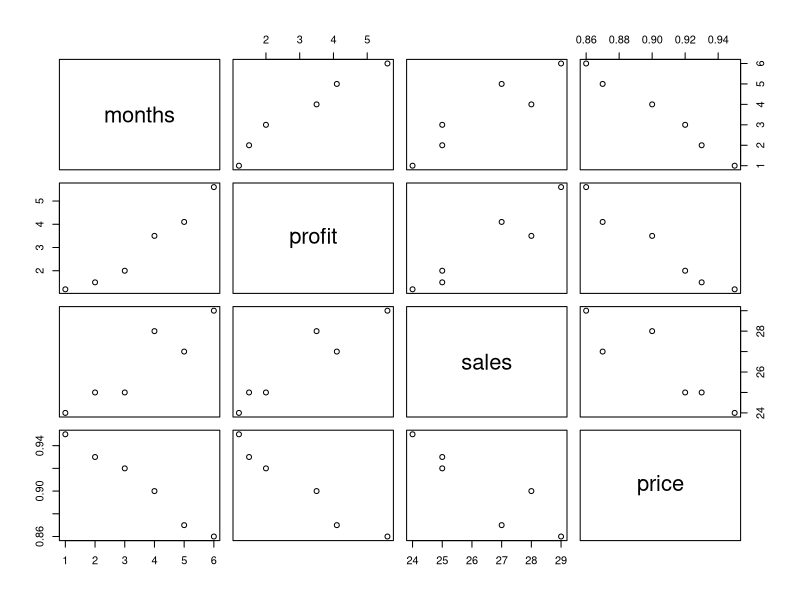
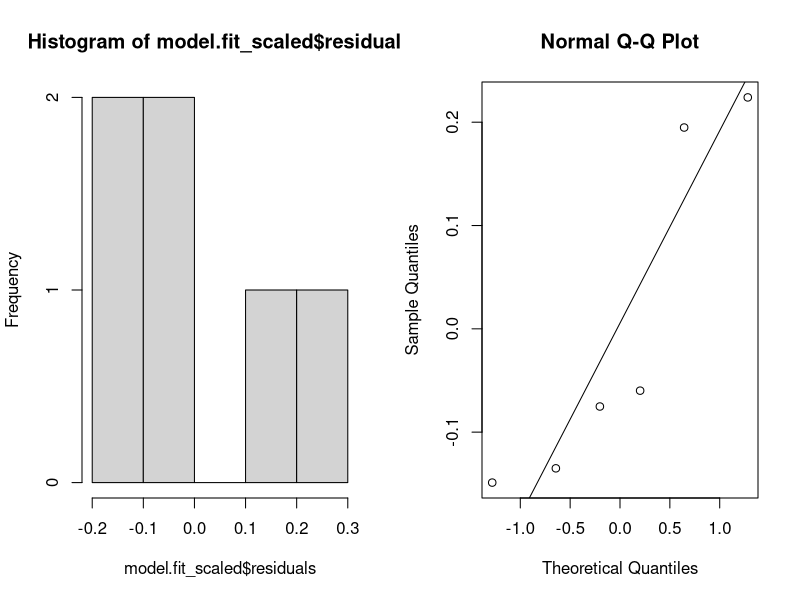

Generate these figures, in order, with R:
months = seq(1, 6)
profit = c(1.2, 1.5, 2, 3.5, 4.1, 5.6)
sales = c(24, 25, 25, 28, 27, 29)
price = c(0.95, 0.93, 0.92, 0.9, 0.87, 0.86)

d = data.frame(months=months, profit=profit, sales=sales, price=price)

pairs(d)
cor(d)

model.fit = lm(profit ~ months + sales + price, data=d)
summary(model.fit)

d$months_scaled = scale(d$months)
d$profit_scaled = scale(d$profit)
d$sales_scaled = scale(d$sales)
d$price_scaled = scale(d$price)

model.fit_scaled = lm(profit_scaled ~ months_scaled + sales_scaled + price_scaled, data=d)
summary(model.fit_scaled)

print('Media de error residual (scaled)')
print(mean(model.fit_scaled$residuals))

print('Suma de error residual (scaled)')
print(sum(model.fit_scaled$residuals))

png('plots.png', width=800, height=400)
par(mfrow=c(1,2))

hist(model.fit_scaled$residuals)
qqnorm(model.fit_scaled$residuals)
qqline(model.fit_scaled$residuals)

dev.off()

require(lmtest)
dwtest(model.fit_scaled)